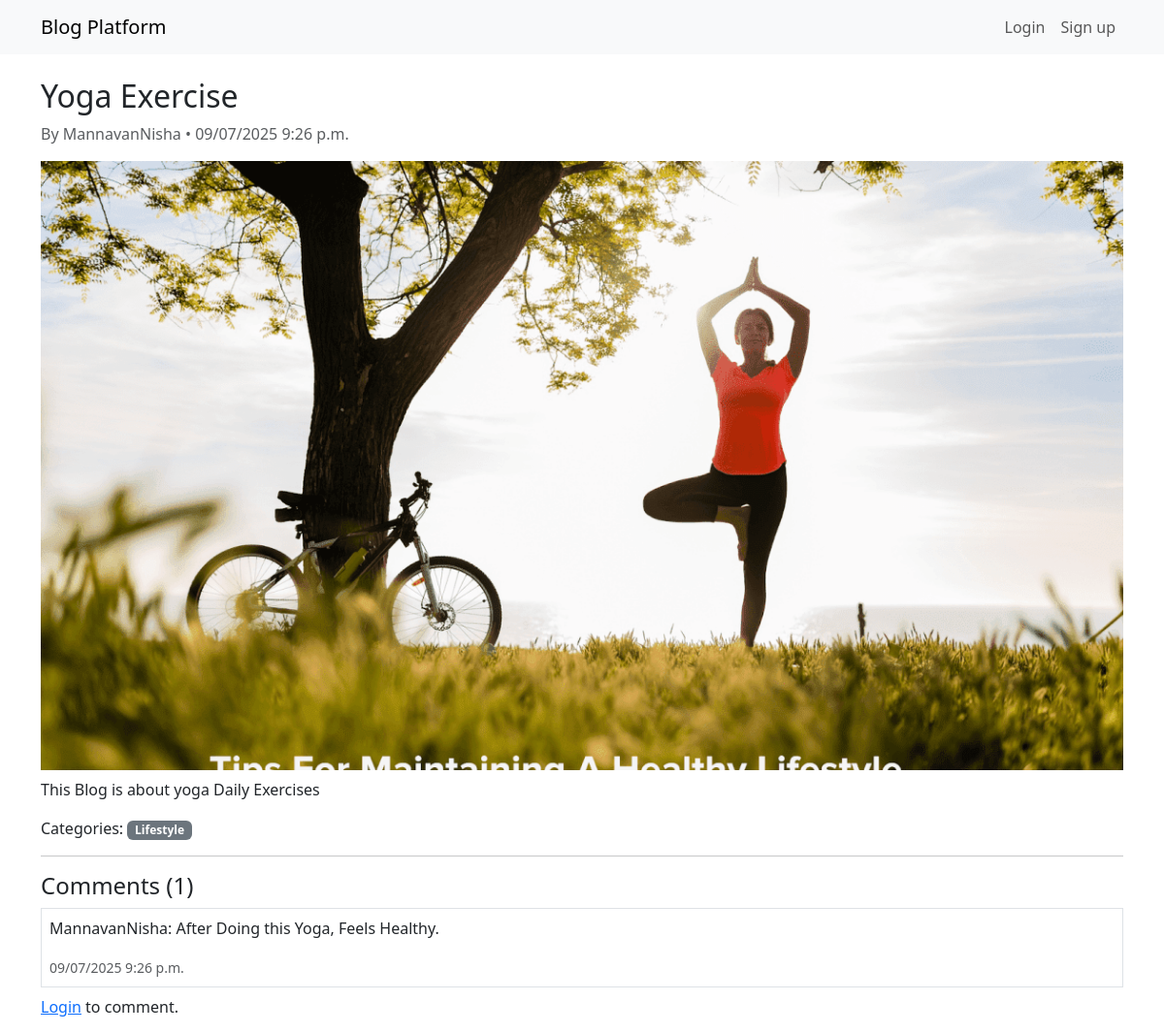
The app's page /post/4/ with its own data.
### blog/models.py (models this page shows, shortened)
class Post(models.Model):
    title = models.CharField(max_length=200)
    content = models.TextField()
    author = models.ForeignKey(User, on_delete=models.CASCADE, related_name='posts')
    image = models.ImageField(upload_to='post_images/', blank=True, null=True)
    categories = models.ManyToManyField(Category, related_name='posts', blank=True)
    created_at = models.DateTimeField(auto_now_add=True)
    updated_at = models.DateTimeField(auto_now=True)

class Category(models.Model):
    name = models.CharField(max_length=50, unique=True)
    slug = models.SlugField(unique=True)

class Comment(models.Model):
    post = models.ForeignKey(Post, on_delete=models.CASCADE, related_name='comments')
    user = models.ForeignKey(User, on_delete=models.CASCADE)
    text = models.TextField()
    created_at = models.DateTimeField(auto_now_add=True)

### blog/views.py (the view)
# urls.py: path('post/<int:pk>/', views.PostDetailView.as_view(), name='post_detail'),
class PostDetailView(DetailView):
    model = Post
    template_name = 'blog/post_detail.html'
    context_object_name = 'post'
    def get_context_data(self, **kwargs):
        ctx = super().get_context_data(**kwargs)
        ctx['comment_form'] = CommentForm()
        ctx['comments'] = self.object.comments.all().order_by('-created_at')
        return ctx

### blog/templates/blog/post_detail.html (shortened to what this page needs)
{% extends 'blog/base.html' %}
{% block content %}
<h2>{{ post.title }}</h2>
<p class="text-muted">By {{ post.author.username }} • {{ post.created_at|date:"SHORT_DATETIME_FORMAT" }}</p>
{% if post.image %}
  <img src="{{ post.image.url }}" class="img-fluid mb-2">
{% endif %}
<p>{{ post.content }}</p>
<p>Categories:
  {% for cat in post.categories.all %}
    <span class="badge bg-secondary">{{ cat.name }}</span>
  {% endfor %}
</p>
<hr>
<h4>Comments ({{ comments.count }})</h4>
{% for comment in comments %}
  <div class="mb-2 p-2 border">
    <p>{{ comment.user.username }}: {{ comment.text }}</p>
    <small class="text-muted">{{ comment.created_at|date:"SHORT_DATETIME_FORMAT" }}</small>
  </div>
{% empty %}
  <p>No comments yet.</p>
{% endfor %}
{% if user.is_authenticated %}
  <form method="post" action="{% url 'blog:comment_add' post.pk %}">
    {% csrf_token %}
    {{ comment_form.as_p }}
    <button class="btn btn-primary">Add Comment</button>
  </form>
{% else %}
  <p><a href="{% url 'login' %}">Login</a> to comment.</p>
{% endif %}
{% endblock %}

### records on screen
Post: title "Yoga Exercise", author.username "MannavanNisha", created_at "09/07/2025 9:26 p.m.", image (picture), content "This Blog is about yoga Daily Exercises"
Category: name "Lifestyle"
Comment: user.username "MannavanNisha", text "After Doing this Yoga, Feels Healthy.", created_at "09/07/2025 9:26 p.m."

### other values on screen
{{ comments.count }} "1"
